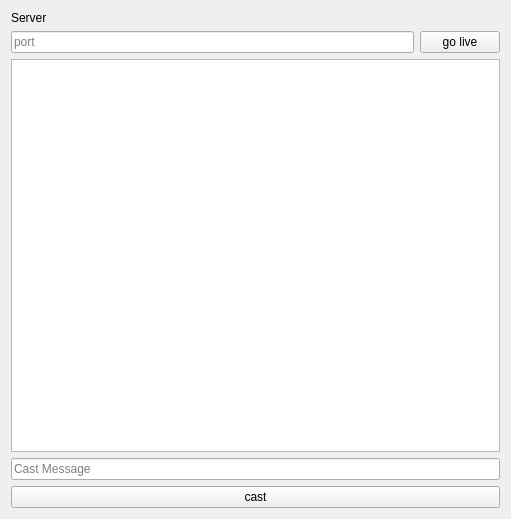
<?xml version="1.0" encoding="UTF-8"?>
<ui version="4.0">
 <class>Widget</class>
 <widget class="QWidget" name="Widget">
  <property name="geometry">
   <rect>
    <x>0</x>
    <y>0</y>
    <width>511</width>
    <height>519</height>
   </rect>
  </property>
  <property name="windowTitle">
   <string>Widget</string>
  </property>
  <property name="windowIcon">
   <iconset theme="network-server">
    <normaloff>.</normaloff>.</iconset>
  </property>
  <layout class="QVBoxLayout" name="verticalLayout">
   <item>
    <widget class="QLabel" name="label">
     <property name="text">
      <string>Server</string>
     </property>
    </widget>
   </item>
   <item>
    <layout class="QHBoxLayout" name="horizontalLayout">
     <item>
      <widget class="QLineEdit" name="portEdit">
       <property name="placeholderText">
        <string>port</string>
       </property>
      </widget>
     </item>
     <item>
      <widget class="QPushButton" name="goLiveButton">
       <property name="text">
        <string>go live</string>
       </property>
      </widget>
     </item>
    </layout>
   </item>
   <item>
    <widget class="QTextBrowser" name="messageBrowser"/>
   </item>
   <item>
    <widget class="QLineEdit" name="messageCastEdit">
     <property name="statusTip">
      <string/>
     </property>
     <property name="whatsThis">
      <string/>
     </property>
     <property name="accessibleDescription">
      <string/>
     </property>
     <property name="inputMask">
      <string/>
     </property>
     <property name="text">
      <string/>
     </property>
     <property name="placeholderText">
      <string>Cast Message</string>
     </property>
    </widget>
   </item>
   <item>
    <widget class="QPushButton" name="castButton">
     <property name="text">
      <string>cast</string>
     </property>
    </widget>
   </item>
  </layout>
 </widget>
 <resources/>
 <connections/>
</ui>
